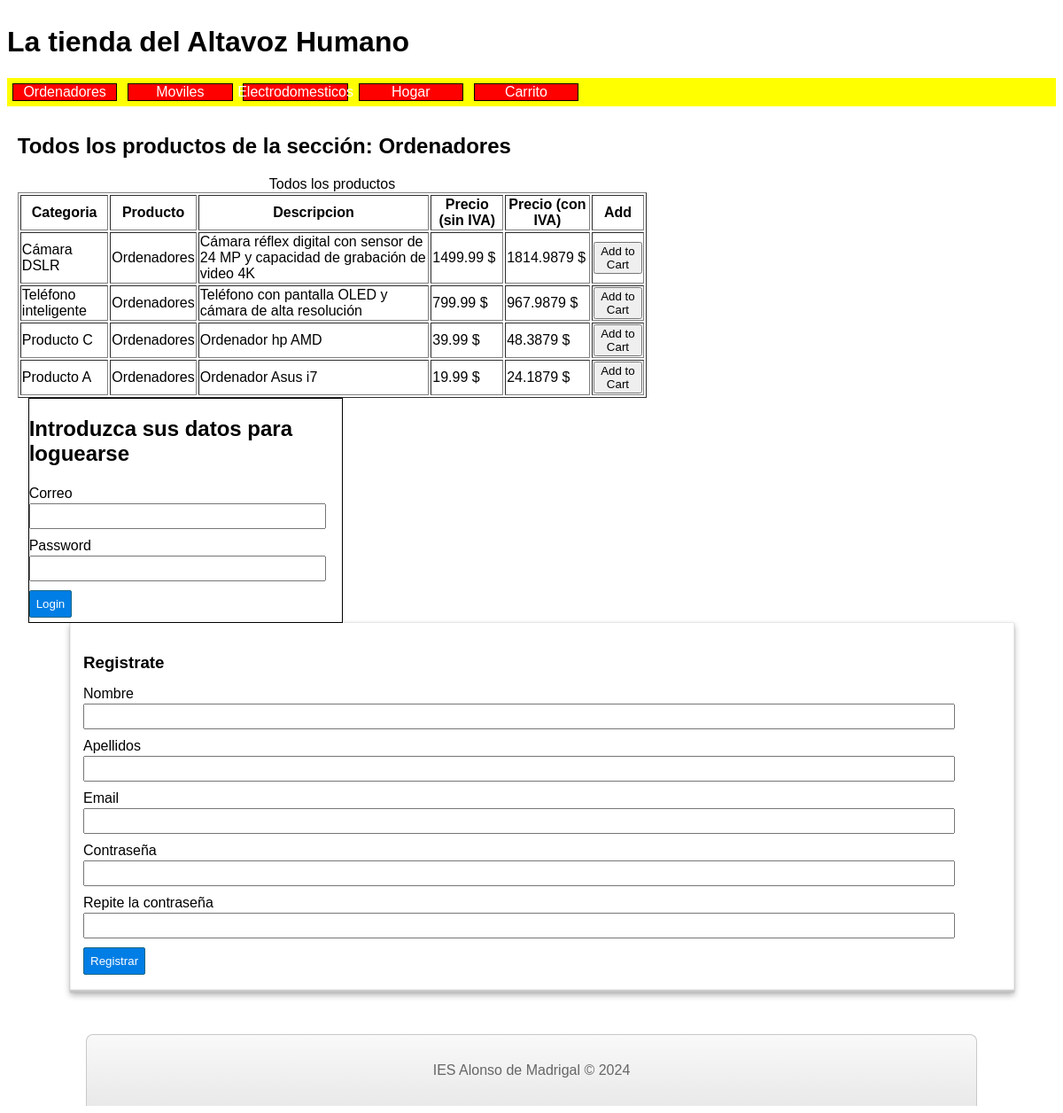
The page /Carrito_MVC/Entrada/categoria&id=1 on the database its author committed.
### tables this page shows
CREATE TABLE `categoriaproductos` (
  `id` int(11) NOT NULL,
  `nombre` varchar(50) DEFAULT NULL
);

CREATE TABLE `productos` (
  `id` int(11) NOT NULL,
  `nombre` varchar(50) DEFAULT NULL,
  `descripcion` text DEFAULT NULL,
  `precio` decimal(10,2) DEFAULT NULL,
  `categoria_id` int(11) DEFAULT NULL
);

### Carrito_MVC/src/controllers/ViewController.php (called while the page is built, shortened)
<?php
class ViewController
{
    public static function show($viewName = null, $data = null)
    {
        self::showHeader();
        require_once $viewName;
    }
    public static function showHeader()
    {
        $categoriaModel = new CategoriaModel();
        $categorias = $categoriaModel->getAll();
        include 'views/layout/header.php';
    }
    public static function showFooter()
    {
        include 'views/layout/footer.php';
    }
}

### Carrito_MVC/src/database/Conexion.php (called while the page is built, shortened)
<?php
class Conexion
{
    public static function conectar()
    {
        try {
            $conexion = new \PDO('mysql:host='.ConfigBD::$SERVER_NAME_BD.';dbname='.ConfigBD::$DB_NAME.';port='.ConfigBD::$SERVER_POR_BD.';charset='.ConfigBD::$CHARSET, ConfigBD::$USER_DB, ConfigBD::$passwordBD);
            $conexion->setAttribute(\PDO::ATTR_ERRMODE, \PDO::ERRMODE_EXCEPTION);
            return $conexion;
        } catch (\PDOException $e) {
            echo $e->getMessage();
            return NULL;
        }
    }
}
?>

### Carrito_MVC/src/models/CategoriaModel.php (called while the page is built, shortened)
<?php
class CategoriaModel extends Model
{
    public function __construct()
    {
        $this->tabla = "categoriaproductos";
    }
    public function getEntradasCategoria($idCategoria, $limiTeinical = null, $limiteFinal = null)
    {
        try {
            $consulta = "select e.*, c.nombre as nombreCategoria
                        from productos e inner join categoriaproductos c
                            on (e.categoria_id = c.id)
                        where e.categoria_id = :idCategoria
                        order by id desc";
            $sentencia = $this->conn->prepare($consulta);
            $sentencia->bindParam(':idCategoria', $idCategoria);
            $sentencia->setFetchMode(\PDO::FETCH_ASSOC);
            $sentencia->execute();
            $resultado = $sentencia->fetchAll();
            return $resultado;
        } catch (\PDOException $e) {
            echo '<p>Fallo en la conexion:' . $e->getMessage() . '</p>';
            return NULL;
        }
    }
}

### Carrito_MVC/src/models/Model.php (called while the page is built, shortened)
<?php
class Model
{
    protected $conn;
    protected $tabla;
    public function __construct()
    {
        $this->conn = Conexion::conectar();
    }
    public function getAll()
    {
        try {
            $consulta = "select * from {$this->tabla}";
            $sentencia = $this->conn->prepare($consulta);
            $sentencia->execute();
            $resultado = [];
            while ($fila = $sentencia->fetch()) {
                $resultado[] = $fila;
            }
            return $resultado;
        } catch (\PDOException $e) {
            echo '<p>Fallo en la conexión' . $e->getMessage() . '</p>';
            return null;
        }
    }
    public function getOne($id)
    {
        try {
            $consulta = "select * from {$this->tabla} where id = :id";
            $sentencia = $this->conn->prepare($consulta);
            $sentencia->bindParam(':id', $id);
            $sentencia->setFetchMode(\PDO::FETCH_ASSOC);
            $sentencia->execute();
            $resultado = $sentencia->fetch();
            return $resultado;
        } catch (\PDOException $e) {
            echo '<p>Fallo en la conexion:' . $e->getMessage() . '</p>';
            return NULL;
        }
    }
}

### Carrito_MVC/views/entradas/showEntradasCateogorias.php (the view, shortened to what this page needs)
<?php
$entradas = $data["entradas"] ?? NULL;
$categoria = $data["categoria"] ?? NULL;
echo "<h2 class='tituloEntrada'>Todos los productos de la sección: " . $categoria["nombre"] . "</h2>";
echo "<div id='productos'>";
echo '<table border="1" class="tabla ">';
echo "<caption>Todos los productos</caption>";
echo '<thead>';
echo '<tr>';
echo '<th>Categoria</th>';
echo '<th>Producto</th>';
echo '<th>Descripcion</th>';
echo '<th>Precio (sin IVA)</th>';
echo '<th>Precio (con IVA)</th>';
echo '<th>Add</th>';
echo '</tr>';
echo '</thead>';
echo '<tbody>';
foreach ($entradas as  $producto) {
    echo '<tr>';
    echo '<td>' . $producto['nombre'] . '</td>';
    echo '<td>' . $categoria['nombre'] . '</td>';
    echo '<td>' . $producto['descripcion'] . '</td>';
    echo '<td>' . $producto['precio'] . ' $</td>';
    echo '<td>' . $producto['precio'] * Parameters::$IVA . ' $</td>';
    echo '<td><a href="' . Parameters::$BASE_URL . 'Cart/AddToCart?id=' . $producto['id'] . '&categoria=' . $producto['categoria_id'] . '">
    <button type="button">Add to Cart</button>
</a></td>';
    echo '</tr>';
}
echo '</tbody>';
echo '</table>';
echo "</div>";

### Carrito_MVC/views/layout/header.php (shortened to what this page needs)
<!DOCTYPE html>
<html lang="en">
<head>
    <link rel="stylesheet" type="text/css" href="<?= Parameters::$BASE_URL?>assets/css/style.css" />
</head>
<body>
    <h1>La tienda del Altavoz Humano</h1>
    <div id="categorias">
        <?php
        echo "<div id='padreBarra'>";
        foreach ($categorias as  $categoria) {
            echo "<a id='barra'href='".Parameters::$BASE_URL."Entrada/categoria&id=".$categoria["id"]."'>".$categoria["nombre"]."</a>";
        }
        if(isset($_SESSION["cart"])){
            echo "<a id='barra' href='".Parameters::$BASE_URL."Cart/mostrar'>Carrito ".count($_SESSION["cart"])."</a>";
        }else{
            echo "<a id='barra' href='".Parameters::$BASE_URL."Cart/mostrar'>Carrito</a>";
        }
        echo "</div>";
        ?>
    </div>
    <div id="vistaPrincipal">

### Carrito_MVC/assets/css/style.css (style rules this page uses)
* { box-sizing: border-box; font-family: sans-serif, Helvetica, Arial; text-decoration: none; }
body { display: flex; flex-direction: column; justify-content: flex-start; flex-direction: column; }
#padreBarra { display: flex; justify-content: flex-start; width: 100%; background-color: yellow; text-decoration: none; }
#barra { display: flex; justify-content: center; align-items: center; width: 10%; margin: 0.5%; height: auto; background-color: red; border: 1px solid black; text-decoration: none; color: white; }
.tituloEntrada { width :100%; }
#vistaPrincipal { display: flex; flex-wrap: wrap; width: 100%; margin: 1%; flex-direction: column; }
#productos { display: flex; width: 60%; flex-direction: column; flex-wrap: wrap; }

### rows shown on the page
categoriaproductos: nombre "Ordenadores"
categoriaproductos: nombre "Moviles"
categoriaproductos: nombre "Electrodomesticos"
categoriaproductos: nombre "Hogar"
productos: nombre "Cámara DSLR", categoria.nombre "Ordenadores", descripcion "Cámara réflex digital con sensor de 24 MP y capacidad de grabación de video 4K", precio "1499.99", $producto['precio']*Parameters::$IVA "1814.9879"
productos: nombre "Teléfono inteligente", categoria.nombre "Ordenadores", descripcion "Teléfono con pantalla OLED y cámara de alta resolución", precio "799.99", $producto['precio']*Parameters::$IVA "967.9879"
productos: nombre "Producto C", categoria.nombre "Ordenadores", descripcion "Ordenador hp AMD", precio "39.99", $producto['precio']*Parameters::$IVA "48.3879"
productos: nombre "Producto A", categoria.nombre "Ordenadores", descripcion "Ordenador Asus i7", precio "19.99", $producto['precio']*Parameters::$IVA "24.1879"
